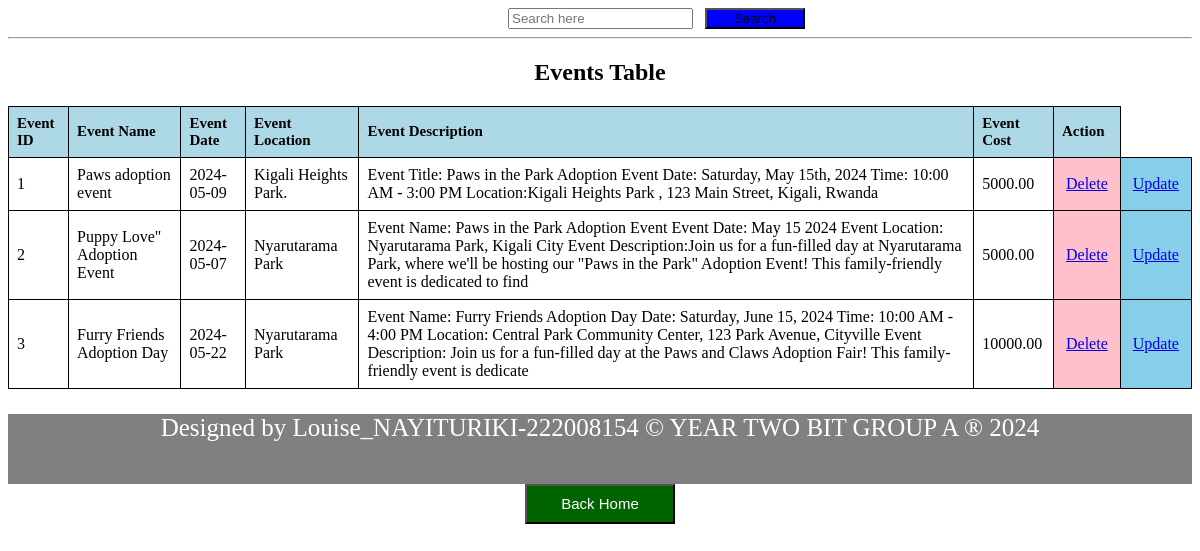
The app's page /eventstable.php with its own data.
### tables this page shows
CREATE TABLE `events` (
  `event_id` int(11) NOT NULL,
  `event_name` varchar(255) NOT NULL,
  `event_date` date NOT NULL,
  `event_location` varchar(255) NOT NULL,
  `event_description` varchar(300) NOT NULL,
  `event_cost` decimal(10,2) DEFAULT NULL
);

### eventstable.php (the view, shortened to what this page needs)
<!DOCTYPE html>
<html>
<head>
</head>
<body>
<div style="margin-left: 500px;"><form action="eventsearch.php" method="GET">
      <input type="search" name="query" placeholder="Search here">&nbsp;&nbsp;&nbsp;<button type="submit" style="background-color: blue;width: 100px;">Search</button>
    </form></div>
<hr>
    <center>
    <h2>Events Table</h2>
    </center>
    <table>
        <tr>
            <th>Event ID</th>
            <th>Event Name</th>
            <th>Event Date</th>
            <th>Event Location</th>
            <th>Event Description</th>
            <th>Event Cost</th>
            <th>Action</th>
        </tr>
        <?php
      require_once 'dbconnection.php';
        $sql = "SELECT * FROM events";
        $result = $connection->query($sql);
        if ($result->num_rows > 0) {
            while ($row = $result->fetch_assoc()) {
                echo "<tr>
                    <td>" . $row['event_id'] . "</td>
                    <td>" . $row['event_name'] . "</td>
                    <td>" . $row['event_date'] . "</td>
                    <td>" . $row['event_location'] . "</td>
                    <td>" . $row['event_description'] . "</td>
                    <td>" . $row['event_cost'] . "</td>
                    <td style='background-color:pink'><a style='padding:4px' href='deleteevent.php?event_id=" . $row['event_id'] . "'>Delete</a></td>
                    <td style='background-color:skyblue;'><a style='padding:4px' href='updateevent.php?event_id=" . $row['event_id'] . "'>Update</a></td>
                </tr>";
            }
        } else {
            echo "<tr><td colspan='7'>No records found</td></tr>";
        }
        ?>
    </table>
    <footer style="background-color:grey;text-align: center;width:100%;height:70px; color: white;font-size: 25px;">
    <p> Designed by Louise_NAYITURIKI-222008154 &copy YEAR TWO BIT GROUP A &reg 2024</p>
</footer>
<center>
    <button style="background-color: darkgreen; width: 150px;height: 40px;" >
        <a href="home.html" style=" font-size: 15px;color: white;text-decoration: none" >Back Home</a>
    </button>
</center>
</body>
</html>

### eventstable.php (style rules this page uses)
table { width: 100%; border-collapse: collapse; }
th, td { border: 1px solid black; padding: 8px; text-align: left; }
th { background-color: lightblue; color: black; font-size: 15px; }

### records on screen
events: event_id "1", event_name "Paws adoption event", event_date "2024-05-09", event_location "Kigali Heights Park.", event_description "Event Title: Paws in the Park Adoption Event Date: Saturday, May 15th, 2024 Time: 10:00 AM - 3:00 PM Location:Kigali Heights Park , 123 Main Street, Kigali, Rwanda", event_cost "5000.00"
events: event_id "2", event_name "Puppy Love\" Adoption Event", event_date "2024-05-07", event_location "Nyarutarama Park", event_description "Event Name: Paws in the Park Adoption Event Event Date: May 15 2024 Event Location: Nyarutarama Park, Kigali City Event Description:Join us for a fun-filled day at Nyarutarama Park, where we'll be hosting our \"Paws in the Park\" Adoption Event! This family-friendly event is dedicated to find", event_cost "5000.00"
events: event_id "3", event_name "Furry Friends Adoption Day", event_date "2024-05-22", event_location "Nyarutarama Park", event_description "Event Name: Furry Friends Adoption Day Date: Saturday, June 15, 2024 Time: 10:00 AM - 4:00 PM Location: Central Park Community Center, 123 Park Avenue, Cityville Event Description: Join us for a fun-filled day at the Paws and Claws Adoption Fair! This family-friendly event is dedicate", event_cost "10000.00"
